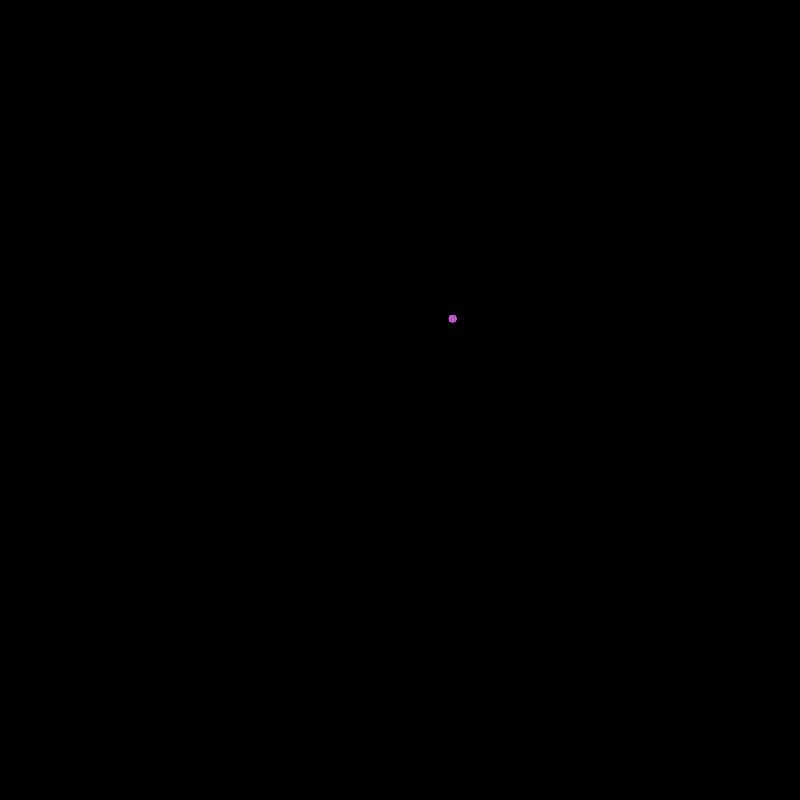
Frame 1 (no input)
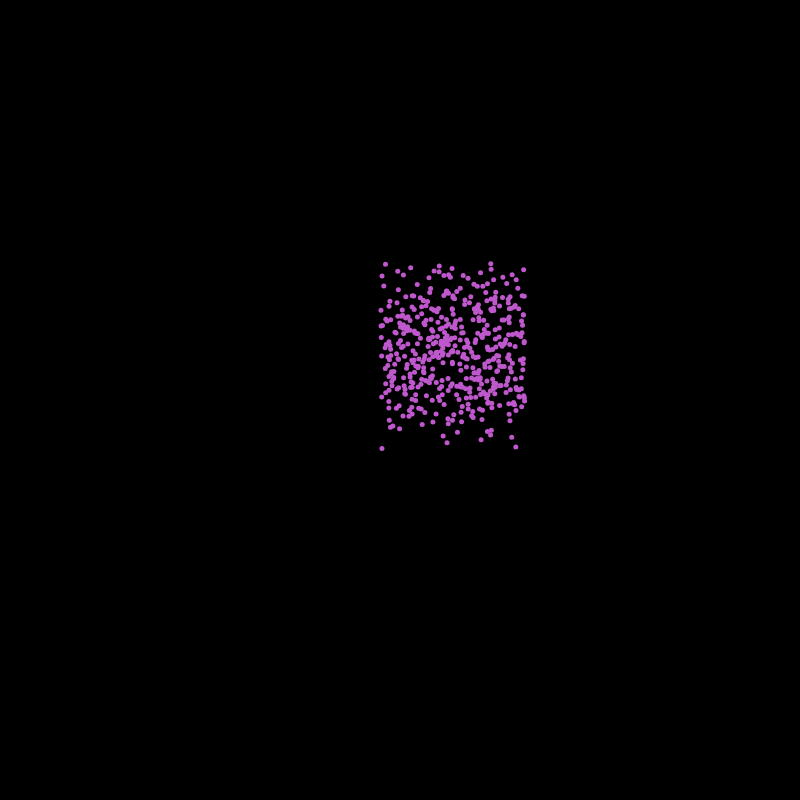
Frame 60 (no input)
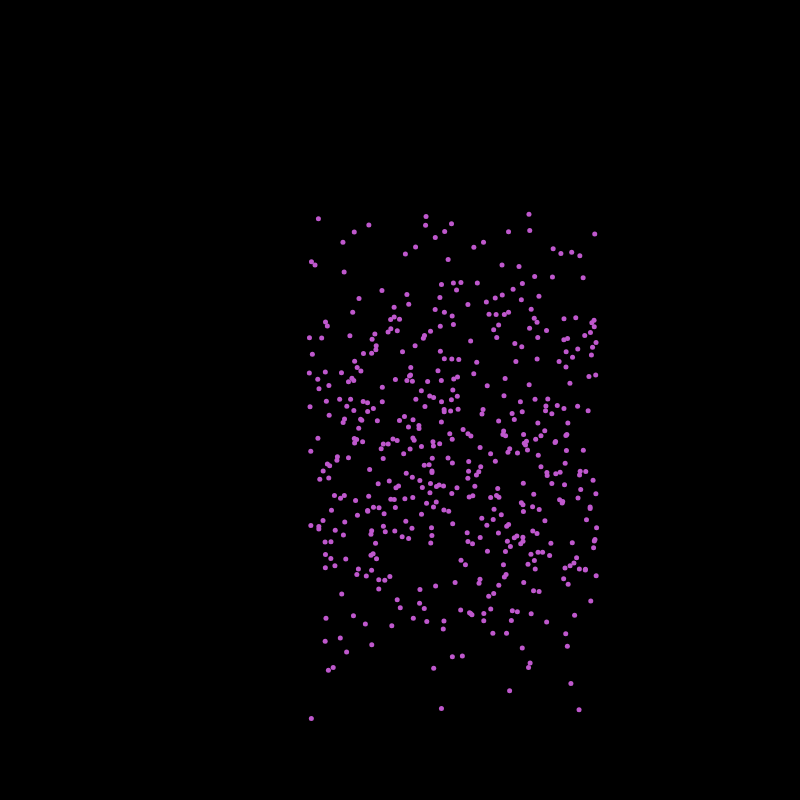
Frame 120 (the mouse pressed at the canvas centre since frame 60)

The p5.js sketch that drew these frames (run headless with seeded random() and noise() and a simulated clock; from frame 60 on, the mouse is pressed at the canvas centre):

// p5.js sketch
// ── sketch.js
let fireworkArray = [];

function setup() {
  createCanvas(800, 800);

  let numFireworks = 500;
  for (let i = 0; i < numFireworks; i++) {
    fireworkArray.push(new FireworkParticle());
  }
  fireworksReset();
}

let fireworksReset = function() {
  let position = createVector(random(0.33*width, 0.66*width), random(0.33*height, 0.66*height));
  let randomColor = color(random(255), random(255), random(255));

  // iterate through fireworkArray and tell each FireworkParticle to reset at the defined
  // position and randomColor
  for (let i = 0; i < fireworkArray.length; i++) {
    fireworkArray[i].reset(position, randomColor);
  }
}

function draw() {
  background(0);
  for (let i = 0; i < fireworkArray.length; i++) {
    fireworkArray[i].update();
    fireworkArray[i].display();
  }
}

function FireworkParticle() {
  this.fireworkColor;
  this.fireworkSize;
  this.position;
  this.velocity;
  this.acceleration;

  // this is how we declare methods in js
  // everything is an object; we just bind a function
  // to a property of our class
  this.reset = function(position, fireworkColor) {
    this.position = createVector(position.x, position.y);
    this.fireworkColor = fireworkColor;

    this.velocity = createVector(random(-1.2, 1.2), random(-1, 1));
    this.acceleration = createVector(0, random(0, 0.04));

    this.fireworkSize = 5;
  }

  this.update = function() {
    this.velocity.add(this.acceleration);
    this.position.add(this.velocity);
  }

  this.display = function() {
    noStroke();
    fill(this.fireworkColor);
    ellipse(this.position.x, this.position.y, this.fireworkSize, this.fireworkSize);
  }
}
